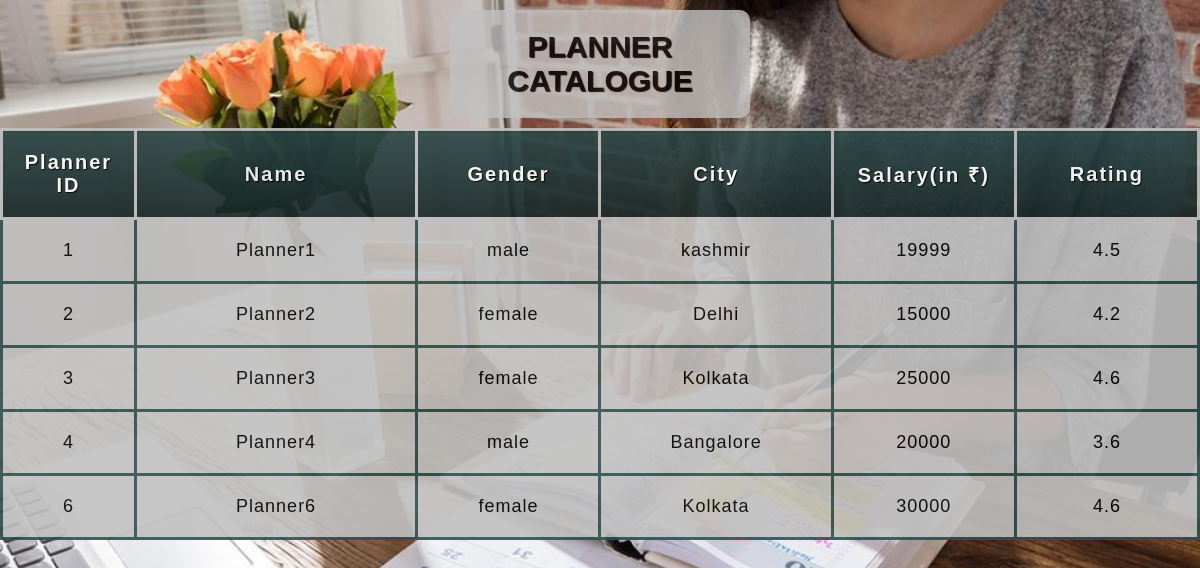
The page /adminhome/display/displayplanner.php on the database its author committed.
### tables this page shows
CREATE TABLE `planner` (
  `planner_id` int(10) NOT NULL,
  `planner_name` varchar(50) NOT NULL,
  `planner_gender` varchar(10) NOT NULL,
  `planner_city` varchar(50) NOT NULL,
  `planner_salary` int(50) NOT NULL,
  `planner_rating` float NOT NULL
);

### adminhome/display/displayplanner.php (the view, shortened to what this page needs)
<!DOCTYPE html>
<html>
<head>
	<link rel="stylesheet" type="text/css" href="css/displayplanner_styles.css">
</head>
<body>
<?php
$servername = "localhost";
$username="root";
$password="";
$dbname="onlineeventmanagementsystem";
$conn = new mysqli($servername, $username, $password, $dbname);
$sql = "SELECT *
		FROM planner";
$result = $conn->query($sql);
if($result->num_rows > 0){
	echo "<table>
			<caption>PLANNER CATALOGUE</caption>
			<thead>
			<tr>
				<th scope='col'>Planner ID</th>
				<th scope='col'>Name</th>
				<th scope='col'>Gender</th>
				<th scope='col'>City</th>
				<th scope='col'>Salary(in ₹)</th>
				<th scope='col'>Rating</th>
			</tr>
		</thead>
		<tbody>";
	while($row = mysqli_fetch_array($result)) {
    	echo "<tr>
    	 		<td>".$row["planner_id"]."</td>
    	 		<td>".$row["planner_name"]."</td>
    	 		<td>".$row["planner_gender"]."</td>
    	 		<td>".$row["planner_city"]."</td>
    	 		<td>".$row["planner_salary"]."</td>
    	 		<td>".$row["planner_rating"]."</td>
    	 	</tr>";
	}
	echo "</tbody></table>";
}
else {
    echo "0 results";
}
?>

### adminhome/display/css/displayplanner_styles.css (style rules this page uses)
body { margin: 0; padding: 0; background: url(planner.jpg) no-repeat center center fixed; background-size: cover; font-family: sans-serif; }
table { table-layout: fixed; width: 100%; border-collapse: collapse; font-size: 18px; background-color: silver; opacity: 0.9; border-radius: 10px; }
thead th:nth-child(1) { width: 10%; }
thead th:nth-child(2) { width: 25%; }
thead th:nth-child(3) { width: 15%; }
thead th:nth-child(4) { width: 20%; }
thead th:nth-child(5) { width: 15%; }
thead th:nth-child(6) { width: 15%; }
caption { width: 25%; margin-left: 37.5%; padding-top: 20px; padding-bottom: 20px; background-color: silver; font-size: 30px; font-weight: bold; text-shadow: 1px 1px 1px black; border-radius: 10px; margin-bottom: 10px; margin-top: 10px; opacity: 0.9; }
th, td { padding: 20px; }
th { letter-spacing: 2px; font-size: 20px; }
td { letter-spacing: 1px; }
tbody td, th { text-align: center; border: 3px solid darkslategray; }
thead { background-color: darkslategray; color: white; text-shadow: 1px 1px 1px black; }
thead th { background: linear-gradient(to bottom, rgba(0,0,0,0.1), rgba(0,0,0,0.5)); border: 3px solid silver; }

### rows shown on the page
planner: planner_id "1", planner_name "Planner1", planner_gender "male", planner_city "kashmir", planner_salary "19999", planner_rating "4.5"
planner: planner_id "2", planner_name "Planner2", planner_gender "female", planner_city "Delhi", planner_salary "15000", planner_rating "4.2"
planner: planner_id "3", planner_name "Planner3", planner_gender "female", planner_city "Kolkata", planner_salary "25000", planner_rating "4.6"
planner: planner_id "4", planner_name "Planner4", planner_gender "male", planner_city "Bangalore", planner_salary "20000", planner_rating "3.6"
planner: planner_id "6", planner_name "Planner6", planner_gender "female", planner_city "Kolkata", planner_salary "30000", planner_rating "4.6"
